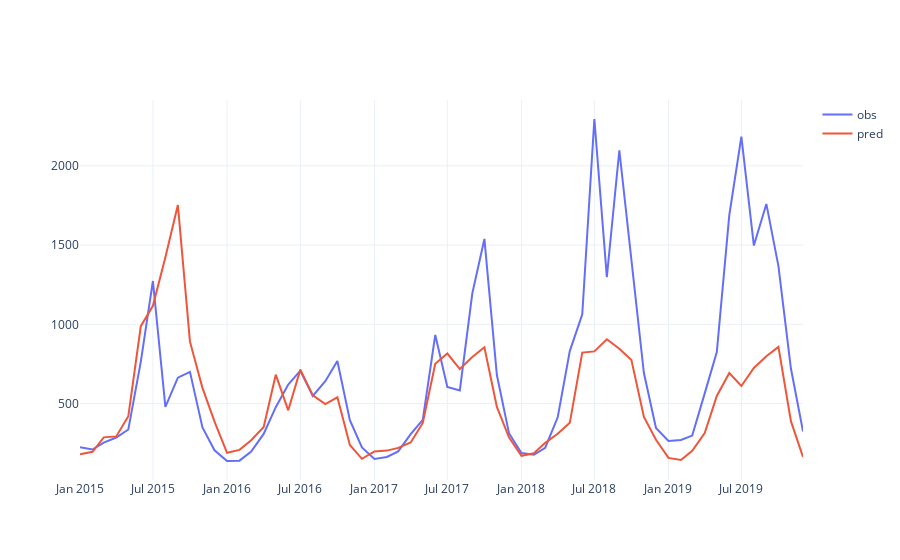
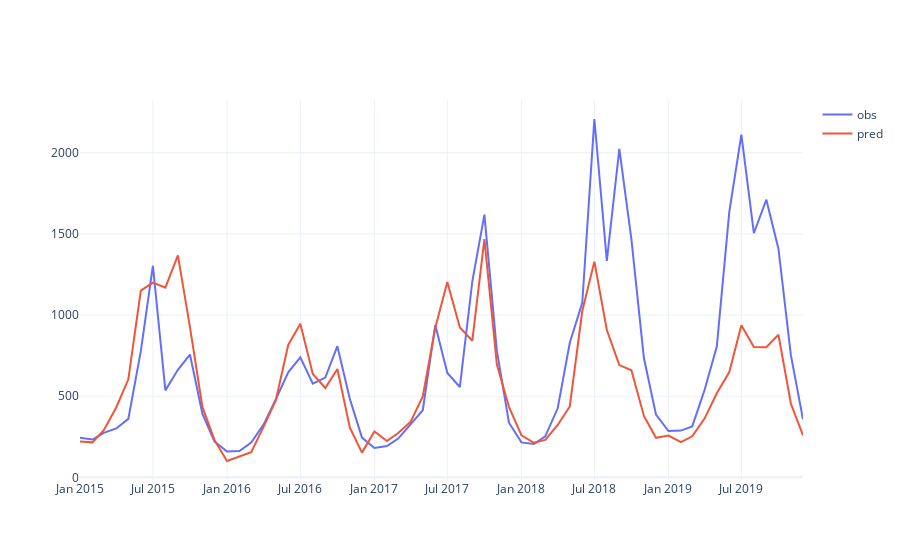

The code cell stored with these charts, in order, in its notebook:
### Code cell
selected_features = ['snomlt(mm)', 'eplant(mm)', 'surq_cha(mm)', 
                         'snofall(mm)', 'wet_oflo(mm)', 'wet_evap(mm)', 
                         'snopack(mm)', 'sw_change(mm)', 'MIN-TEM(C)','SWATPlusSimFlow','flow(m^3/s)']
start_year = 1972
pred_years = np.arange(2015,2020)
RETRAIN = True
name = 'InputOutputSamples_metesimyr_swatpsim'
batch_size = 32
ystar_col = "pred"
if not os.path.exists(sample_path):
    os.makedirs(sample_path)
for hydro_station in hydro_stations:
    sample_path = f'../samples/SequenceSamples/{hydro_station}/{name}/'
    if not os.path.exists(sample_path):
        os.makedirs(sample_path)
    result_path = f'../result/LSTMRegressorData/{hydro_station}/{name}/'
    if not os.path.exists(result_path):
        os.makedirs(result_path)
    pred_df = pd.DataFrame()
    for pred_year in pred_years:
        model_path = f'../model/12MonthlyFlowProcessForecast_{hydro_station}/LSTMRegressorModel/{name}/pred{pred_year}/'
        if not os.path.exists(model_path):
            os.makedirs(model_path)
        df = pd.read_csv(
            f'../samples/{name}/{hydro_station}_MeteAVGCalvalFeatureDataForML_PRED{pred_year}.csv',
            index_col=['date'], parse_dates=['date']
        )

        df = df[selected_features]

        # Check if 'ARIMASimFlow' exists in df columns
        if 'ARIMASimFlow' not in df.columns:
            print(f"Warning: ARIMASimFlow column not found in data for {hydro_station} station, year {pred_year}")
        
        target = 'flow(m^3/s)'
        features = list(df.columns.difference([target]))
        features = list(df.columns.copy())
        features.remove(target)
        cal = df.loc[:f'{pred_year-6}-12-31',:]
        test = df.loc[f'{pred_year-6}-01-01':f'{pred_year-1}-12-31',:]
        pre = df.loc[f'{pred_year-1}-01-01':f'{pred_year}-12-31',:]
        X_scaler = MinMaxScaler(feature_range=(0,1))
        Y_scaler = MinMaxScaler(feature_range=(0,1))
        X_scaler.fit(cal[features])
        Y_scaler.fit(cal[[target]])
        cal_X = X_scaler.transform(cal[features])
        test_X = X_scaler.transform(test[features])
        pre_X = X_scaler.transform(pre[features])
        cal_y = Y_scaler.transform(cal[[target]])
        test_y = Y_scaler.transform(test[[target]])
        pre_y = Y_scaler.transform(pre[[target]])
        cal = pd.concat([pd.DataFrame(cal_X,columns=features,index=cal.index),pd.DataFrame(cal_y,columns=[target],index=cal.index)],axis=1)
        test = pd.concat([pd.DataFrame(test_X,columns=features,index=test.index),pd.DataFrame(test_y,columns=[target],index=test.index)],axis=1)
        pre = pd.concat([pd.DataFrame(pre_X,columns=features,index=pre.index),pd.DataFrame(pre_y,columns=[target],index=pre.index)],axis=1)
        cal.to_csv(sample_path+f'cal_{start_year}_{pred_year-6}.csv')
        test.to_csv(sample_path+f'test_{pred_year-5}_{pred_year-1}.csv')
        pre.to_csv(sample_path+f'pre_{pred_year}.csv')

        sequence_length =12
        cal_dataset = SimulatedSequenceDataset(
            dataframe=cal.copy(),
            target=target,
            features=features,
            sequence_length=sequence_length
        )
        test_dataset = SimulatedSequenceDataset(
            dataframe=test.copy(),
            target=target,
            features=features,
            sequence_length=sequence_length
        )

        i=0
        X, y = cal_dataset[i]
        # print(X)
        # print(y)

        # print(cal_dataset.X.shape, cal_dataset.y.shape)
        # print(test_dataset.X.shape, test_dataset.y.shape)

        cal_index = cal.index[sequence_length:]
        test_index = test.index[sequence_length:]

        # print(len(cal_index)==cal_dataset.__len__())
        # print(len(test_index)==test_dataset.__len__())

       
        
        if not os.path.exists(model_path+'model.pickle'):
            objective = Objective(
                    train_dataset=cal_dataset,
                    val_dataset=test_dataset,
                    num_epoch=1000,# 1000
                    batch_size=batch_size,
                    shuffle=True,
                    model_path='./scheme/LSTMRegressor/',
            )
            study = optuna.create_study(
                    study_name='example-study',
                    direction='minimize',
                )
            study.optimize(objective, n_trials=100) #100

            pruned_trials = study.get_trials(deepcopy=False, states=[TrialState.PRUNED])
            complete_trials = study.get_trials(deepcopy=False, states=[TrialState.COMPLETE])


            print("Study statistics: ")
            print("  Number of finished trials: ", len(study.trials))
            print("  Number of pruned trials: ", len(pruned_trials))
            print("  Number of complete trials: ", len(complete_trials))

            print("Best trial:")
            trial = study.best_trial

            save_best_trial(trial, model_path=model_path)

            save_model(trial, model_path=model_path)

            best_model_state = trial.user_attrs["best_model_state"]
            print("  Value: ", trial.value)
            print("  Params: ")
            for key, value in trial.params.items():
                print("    {}: {}".format(key, value))

            best_trial = load_best_trial(model_file=model_path+'best_trial.pickle')
            model = load_model(model_file=model_path+'model.pickle').to(DEVICE)
            cal_loader = DataLoader(cal_dataset, batch_size=64, shuffle=False)
            test_loader = DataLoader(test_dataset, batch_size=64, shuffle=False)

            cal_ = cal.loc[cal_index,[target]].copy()
            test_ = test.loc[test_index,[target]].copy()

            cal_[ystar_col] = predict(cal_loader, model).cpu().numpy()
            test_[ystar_col] = predict(test_loader, model).cpu().numpy()

            df_out = pd.concat((cal_, test_))[[target, ystar_col]]
            for c in df_out.columns:
                # df_out[c] = df_out[c] * target_std + target_mean
                df_out[c] = Y_scaler.inverse_transform(df_out[[c]])
            # print(df_out)
            df_out = df_out.rename(columns={target: 'obs'})
            print(f'R2 for sim at {hydro_station}({start_year}-{pred_year-1})',r2_score(df_out['obs'],df_out[ystar_col]))
            df_out.to_csv(result_path+f'cal_test_sim_{start_year}_{pred_year-1}.csv')
        else:
            df_out = pd.read_csv(result_path+f'cal_test_sim_{start_year}_{pred_year-1}.csv',index_col=['date'], parse_dates=['date'])
            print(f'R2 for sim at {hydro_station}({start_year}-{pred_year-1})',r2_score(df_out['obs'],df_out[ystar_col]))
            print(f'model already exists in {model_path}')

        # !Perform prediction
        pre = pd.read_csv(sample_path+f'pre_{pred_year}.csv',index_col=['date'], parse_dates=['date'])
        pre_dataset = SimulatedSequenceDataset(
            dataframe=pre.copy(),
            target=target,
            features=features,
            sequence_length=sequence_length
        )
        pre_loader = DataLoader(pre_dataset, batch_size=batch_size, shuffle=False)
        pre_index = pre.index[sequence_length:]
        pre_ = pre.loc[pre_index,[target]].copy()
        model = load_model(model_file=model_path+'model.pickle').to(DEVICE)
        pre_[ystar_col] = predict(pre_loader, model).cpu().numpy()
        for c in pre_.columns:
            # df_out[c] = df_out[c] * target_std + target_mean
            pre_[c] = Y_scaler.inverse_transform(pre_[[c]])
        pred_df = pd.concat((pred_df, pre_), axis=0)
    pred_df = pred_df.rename(columns={'flow(m^3/s)': 'obs'})
    print(f'R2 for pred at {hydro_station}({pred_years[0]}-{pred_years[-1]})',r2_score(pred_df['obs'],pred_df['pred']))
    pred_df.to_csv(result_path+f'vif_lstm_pred_{pred_years[0]}_{pred_years[-1]}.csv')
    # Visualization of the flow(m^3/s) and VIF_LSTM of pred_df
    fig = go.Figure()
    fig.add_trace(go.Scatter(x=pred_df.index, y=pred_df['obs'], mode='lines', name='obs'))
    fig.add_trace(go.Scatter(x=pred_df.index, y=pred_df['pred'], mode='lines', name='pred'))
    fig.show()

### Figure 1 — Plotly figure (JSON) as saved in the notebook; plotly's stock layout.template omitted (floating-point values rounded to 4 significant figures)
{"data": [{"mode": "lines", "name": "obs", "type": "scatter", "x": ["2015-01-01T00:00:00", "2015-02-01T00:00:00", "2015-03-01T00:00:00", "2015-04-01T00:00:00", "2015-05-01T00:00:00", "2015-06-01T00:00:00", "2015-07-01T00:00:00", "2015-08-01T00:00:00", "2015-09-01T00:00:00", "2015-10-01T00:00:00", "2015-11-01T00:00:00", "2015-12-01T00:00:00", "2016-01-01T00:00:00", "2016-02-01T00:00:00", "2016-03-01T00:00:00", "2016-04-01T00:00:00", "2016-05-01T00:00:00", "2016-06-01T00:00:00", "2016-07-01T00:00:00", "2016-08-01T00:00:00", "2016-09-01T00:00:00", "2016-10-01T00:00:00", "2016-11-01T00:00:00", "2016-12-01T00:00:00", "2017-01-01T00:00:00", "2017-02-01T00:00:00", "2017-03-01T00:00:00", "2017-04-01T00:00:00", "2017-05-01T00:00:00", "2017-06-01T00:00:00", "2017-07-01T00:00:00", "2017-08-01T00:00:00", "2017-09-01T00:00:00", "2017-10-01T00:00:00", "2017-11-01T00:00:00", "2017-12-01T00:00:00", "2018-01-01T00:00:00", "2018-02-01T00:00:00", "2018-03-01T00:00:00", "2018-04-01T00:00:00", "2018-05-01T00:00:00", "2018-06-01T00:00:00", "2018-07-01T00:00:00", "2018-08-01T00:00:00", "2018-09-01T00:00:00", "2018-10-01T00:00:00", "2018-11-01T00:00:00", "2018-12-01T00:00:00", "2019-01-01T00:00:00", "2019-02-01T00:00:00", "2019-03-01T00:00:00", "2019-04-01T00:00:00", "2019-05-01T00:00:00", "2019-06-01T00:00:00", "2019-07-01T00:00:00", "2019-08-01T00:00:00", "2019-09-01T00:00:00", "2019-10-01T00:00:00", "2019-11-01T00:00:00", "2019-12-01T00:00:00"], "y": [224.6, 210.2, 253.9, 286.2, 336.5, 764.8, 1273.0, 479.1, 663.4, 700.3, 350.0, 205.7, 137.9, 140.1, 197.8, 308.6, 477.4, 620.6, 707.5, 548.3, 641.4, 768.7, 395.1, 223.2, 150.7, 163.1, 198.2, 306.8, 397.2, 932.8, 604.5, 583.3, 1196.0, 1539.0, 680.3, 313.1, 188.0, 177.1, 221.5, 413.3, 831.1, 1063.0, 2295.0, 1298.0, 2098.0, 1399.0, 692.8, 345.8, 264.1, 270.2, 298.1, 564.5, 825, 1689.0, 2185.0, 1497.0, 1760.0, 1367.0, 721.2, 324.5]}, {"mode": "lines", "name": "pred", "type": "scatter", "x": ["2015-01-01T00:00:00", "2015-02-01T00:00:00", "2015-03-01T00:00:00", "2015-04-01T00:00:00", "2015-05-01T00:00:00", "2015-06-01T00:00:00", "2015-07-01T00:00:00", "2015-08-01T00:00:00", "2015-09-01T00:00:00", "2015-10-01T00:00:00", "2015-11-01T00:00:00", "2015-12-01T00:00:00", "2016-01-01T00:00:00", "2016-02-01T00:00:00", "2016-03-01T00:00:00", "2016-04-01T00:00:00", "2016-05-01T00:00:00", "2016-06-01T00:00:00", "2016-07-01T00:00:00", "2016-08-01T00:00:00", "2016-09-01T00:00:00", "2016-10-01T00:00:00", "2016-11-01T00:00:00", "2016-12-01T00:00:00", "2017-01-01T00:00:00", "2017-02-01T00:00:00", "2017-03-01T00:00:00", "2017-04-01T00:00:00", "2017-05-01T00:00:00", "2017-06-01T00:00:00", "2017-07-01T00:00:00", "2017-08-01T00:00:00", "2017-09-01T00:00:00", "2017-10-01T00:00:00", "2017-11-01T00:00:00", "2017-12-01T00:00:00", "2018-01-01T00:00:00", "2018-02-01T00:00:00", "2018-03-01T00:00:00", "2018-04-01T00:00:00", "2018-05-01T00:00:00", "2018-06-01T00:00:00", "2018-07-01T00:00:00", "2018-08-01T00:00:00", "2018-09-01T00:00:00", "2018-10-01T00:00:00", "2018-11-01T00:00:00", "2018-12-01T00:00:00", "2019-01-01T00:00:00", "2019-02-01T00:00:00", "2019-03-01T00:00:00", "2019-04-01T00:00:00", "2019-05-01T00:00:00", "2019-06-01T00:00:00", "2019-07-01T00:00:00", "2019-08-01T00:00:00", "2019-09-01T00:00:00", "2019-10-01T00:00:00", "2019-11-01T00:00:00", "2019-12-01T00:00:00"], "y": [181.0, 196.1, 287.1, 293.1, 420.9, 988.8, 1117.0, 1423.0, 1753.0, 890.8, 599.3, 386.5, 189.9, 208.2, 269.4, 352.7, 682.4, 457.6, 714.4, 551.8, 496.8, 539.5, 239.1, 151.5, 198.2, 203.5, 220.4, 254.9, 377.8, 751.7, 816.1, 718.1, 793.7, 855.3, 479.1, 287.1, 170.6, 186.7, 252.3, 309.4, 378.6, 821.6, 829.5, 905.9, 846.1, 775.0, 416.4, 271.6, 157.5, 143.9, 202.1, 314.8, 548.2, 693.1, 611.1, 724.5, 799.1, 857.7, 389.2, 164.2]}], "layout": {}}

### Figure 2 — Plotly figure (JSON) as saved in the notebook; plotly's stock layout.template omitted (floating-point values rounded to 4 significant figures)
{"data": [{"mode": "lines", "name": "obs", "type": "scatter", "x": ["2015-01-01T00:00:00", "2015-02-01T00:00:00", "2015-03-01T00:00:00", "2015-04-01T00:00:00", "2015-05-01T00:00:00", "2015-06-01T00:00:00", "2015-07-01T00:00:00", "2015-08-01T00:00:00", "2015-09-01T00:00:00", "2015-10-01T00:00:00", "2015-11-01T00:00:00", "2015-12-01T00:00:00", "2016-01-01T00:00:00", "2016-02-01T00:00:00", "2016-03-01T00:00:00", "2016-04-01T00:00:00", "2016-05-01T00:00:00", "2016-06-01T00:00:00", "2016-07-01T00:00:00", "2016-08-01T00:00:00", "2016-09-01T00:00:00", "2016-10-01T00:00:00", "2016-11-01T00:00:00", "2016-12-01T00:00:00", "2017-01-01T00:00:00", "2017-02-01T00:00:00", "2017-03-01T00:00:00", "2017-04-01T00:00:00", "2017-05-01T00:00:00", "2017-06-01T00:00:00", "2017-07-01T00:00:00", "2017-08-01T00:00:00", "2017-09-01T00:00:00", "2017-10-01T00:00:00", "2017-11-01T00:00:00", "2017-12-01T00:00:00", "2018-01-01T00:00:00", "2018-02-01T00:00:00", "2018-03-01T00:00:00", "2018-04-01T00:00:00", "2018-05-01T00:00:00", "2018-06-01T00:00:00", "2018-07-01T00:00:00", "2018-08-01T00:00:00", "2018-09-01T00:00:00", "2018-10-01T00:00:00", "2018-11-01T00:00:00", "2018-12-01T00:00:00", "2019-01-01T00:00:00", "2019-02-01T00:00:00", "2019-03-01T00:00:00", "2019-04-01T00:00:00", "2019-05-01T00:00:00", "2019-06-01T00:00:00", "2019-07-01T00:00:00", "2019-08-01T00:00:00", "2019-09-01T00:00:00", "2019-10-01T00:00:00", "2019-11-01T00:00:00", "2019-12-01T00:00:00"], "y": [243.5, 232.8, 273.6, 301.4, 360.4, 777.5, 1304.0, 535.9, 662.5, 756.5, 391.3, 220.5, 159.5, 162.2, 214.3, 326.2, 479.6, 647.2, 739.6, 577.7, 614.5, 808.2, 483.1, 244.7, 180.5, 192.5, 238.6, 325.1, 413.6, 938.4, 642.8, 556.6, 1208.0, 1619.0, 778.8, 336.6, 215.4, 205.2, 251.9, 425.5, 829.5, 1076.0, 2208.0, 1334.0, 2024.0, 1466.0, 735.5, 386.2, 284.9, 287.9, 313.7, 541.3, 805.5, 1636.0, 2112.0, 1504.0, 1711.0, 1409.0, 751.5, 357.6]}, {"mode": "lines", "name": "pred", "type": "scatter", "x": ["2015-01-01T00:00:00", "2015-02-01T00:00:00", "2015-03-01T00:00:00", "2015-04-01T00:00:00", "2015-05-01T00:00:00", "2015-06-01T00:00:00", "2015-07-01T00:00:00", "2015-08-01T00:00:00", "2015-09-01T00:00:00", "2015-10-01T00:00:00", "2015-11-01T00:00:00", "2015-12-01T00:00:00", "2016-01-01T00:00:00", "2016-02-01T00:00:00", "2016-03-01T00:00:00", "2016-04-01T00:00:00", "2016-05-01T00:00:00", "2016-06-01T00:00:00", "2016-07-01T00:00:00", "2016-08-01T00:00:00", "2016-09-01T00:00:00", "2016-10-01T00:00:00", "2016-11-01T00:00:00", "2016-12-01T00:00:00", "2017-01-01T00:00:00", "2017-02-01T00:00:00", "2017-03-01T00:00:00", "2017-04-01T00:00:00", "2017-05-01T00:00:00", "2017-06-01T00:00:00", "2017-07-01T00:00:00", "2017-08-01T00:00:00", "2017-09-01T00:00:00", "2017-10-01T00:00:00", "2017-11-01T00:00:00", "2017-12-01T00:00:00", "2018-01-01T00:00:00", "2018-02-01T00:00:00", "2018-03-01T00:00:00", "2018-04-01T00:00:00", "2018-05-01T00:00:00", "2018-06-01T00:00:00", "2018-07-01T00:00:00", "2018-08-01T00:00:00", "2018-09-01T00:00:00", "2018-10-01T00:00:00", "2018-11-01T00:00:00", "2018-12-01T00:00:00", "2019-01-01T00:00:00", "2019-02-01T00:00:00", "2019-03-01T00:00:00", "2019-04-01T00:00:00", "2019-05-01T00:00:00", "2019-06-01T00:00:00", "2019-07-01T00:00:00", "2019-08-01T00:00:00", "2019-09-01T00:00:00", "2019-10-01T00:00:00", "2019-11-01T00:00:00", "2019-12-01T00:00:00"], "y": [220.2, 215.5, 290.3, 430.3, 604.1, 1151.0, 1200.0, 1169.0, 1368.0, 925.4, 432.6, 229.2, 100.6, 129.0, 155.0, 312.3, 474.3, 816.0, 946.1, 637.0, 550.6, 667.7, 306.1, 152.3, 282.1, 224.1, 273.0, 342.7, 498.7, 922.1, 1204.0, 923.5, 842.1, 1468.0, 694.9, 434.7, 258.6, 213.0, 230.2, 322.8, 436.5, 1025.0, 1329.0, 907.9, 691.9, 659.9, 378.5, 243.3, 257.1, 216.3, 253.0, 363.6, 517.8, 648.9, 938.0, 803.4, 801.3, 878.4, 453.2, 258.9]}], "layout": {}}
